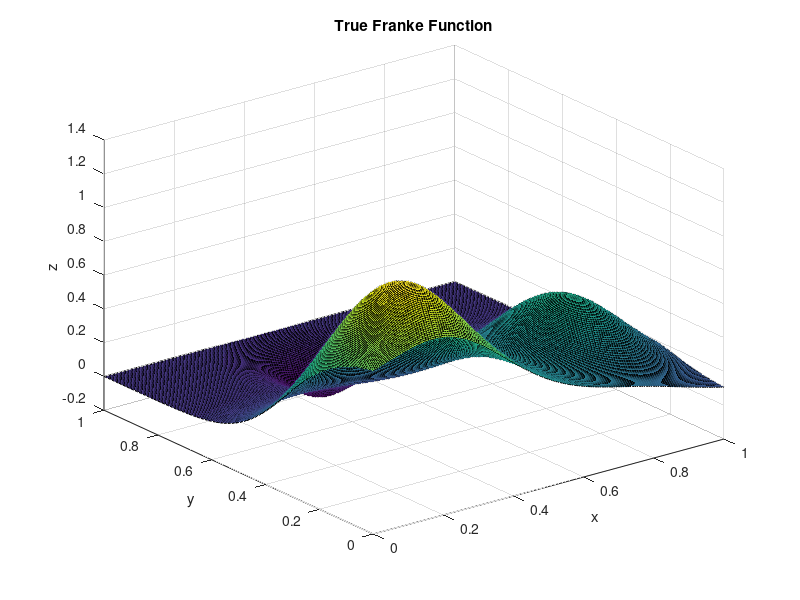

This chart was generated by the following MATLAB code: (Note: this script raises an error after producing the figure.)
%% ========================================================================
% PS1, ECON-81360: Function Approximation
% Author: Ebrahim Ebrami
% Date: Fall 2025
% This script solves Problem 1 of the problem set 1: benchmarking 2D function
% approximation methods using the Franke function.
% =========================================================================

clear; clc; close all;

% Add functions directory to path
addpath('p1_functions');

% Create results directory
if ~exist('results/figures_problem1', 'dir')
    mkdir('results/figures_problem1');
end

fprintf('=== Problem Set 1: Function Approximation Benchmarking ===\n\n');

%% 1. Setup: Define Franke Function and Benchmark Surface

% The Franke function is a standard benchmark for testing approximation methods
franke = @(x,y) (0.75 * exp(-((9*x-2).^2 + (9*y-2).^2)/4) + ...
                 0.75 * exp(-((9*x+1).^2/49 + (9*y+1).^2/10)) + ...
                 0.5 * exp(-((9*x-7).^2 + (9*y-3).^2)/4) - ...
                 0.2 * exp(-((9*x-4).^2 + (9*y-7).^2)));

% Create a fine grid for plotting the "true" function and calculating error
n_fine = 201;
grid_fine_1d = linspace(0, 1, n_fine);
[x_fine, y_fine] = ndgrid(grid_fine_1d, grid_fine_1d);
z_true = franke(x_fine, y_fine);

% Visualize the true function
figure('Name', 'Benchmark: Franke Function', 'Position', [100, 100, 800, 600]);
surf(x_fine, y_fine, z_true);
title('True Franke Function');
xlabel('x'); ylabel('y'); zlabel('z');
colormap(parula);
view(145, 30);
set(gca, 'FontSize', 12);
grid on;
saveas(gcf, 'results/figures_problem1/01_franke_function.png');
fprintf('Step 1 Complete: True Franke function plotted and saved.\n');

%% ========================================================================
% Problem 1a: 2D Chebyshev Polynomial Approximation
% =========================================================================
fprintf('\n--- Running Problem 1a: Chebyshev Approximation ---\n');

% Parameters
N = 15; % Order of Chebyshev polynomial (number of nodes = N+1)
m = N + 1;

% 2.1. Grid Generation (Chebyshev Nodes)
% Using Chebyshev extrema (Gauss-Lobatto nodes)
k = (0:N)';
nodes_1d_cheb = 0.5 * (1 + cos(k * pi / N)); % Mapped to [0,1]
[x_nodes_cheb, y_nodes_cheb] = ndgrid(nodes_1d_cheb, nodes_1d_cheb);

% 2.2. Evaluate function on the grid
z_nodes_cheb = franke(x_nodes_cheb, y_nodes_cheb);

% Visualization: Show interpolation nodes on the true surface
figure('Name', 'Chebyshev Nodes', 'Position', [150, 150, 800, 600]);
surf(x_fine, y_fine, z_true, 'FaceAlpha', 0.5, 'EdgeColor', 'none');
hold on;
scatter3(x_nodes_cheb(:), y_nodes_cheb(:), z_nodes_cheb(:), 50, 'r', 'filled');
title(['Franke Function with ' num2str(m*m) ' Chebyshev Nodes (N=' num2str(N) ')']);
xlabel('x'); ylabel('y'); zlabel('z');
legend('True Surface', 'Interpolation Nodes', 'Location', 'northwest');
view(145, 30);
set(gca, 'FontSize', 12);
grid on;
saveas(gcf, 'results/figures_problem1/02_chebyshev_nodes.png');
fprintf('Generated %d Chebyshev nodes and plotted them.\n', m*m);

% 2.3. Coefficient Calculation
fprintf('Calculated Chebyshev coefficients.\n');

% Basis matrix T_ij = T_i(node_j)
% Note: The z_domain from your code is the same as nodes_1d in the diagnostic
z_domain = cos(k * pi / N); % Defines the nodes on the canonical [-1, 1] domain
T_basis = cos( (0:N)' * acos(z_domain') );

% Scale the function values at the nodes for the transform
F_scaled = z_nodes_cheb;
F_scaled([1, m], :) = F_scaled([1, m], :) * 0.5;
F_scaled(:, [1, m]) = F_scaled(:, [1, m]) * 0.5;

% Calculate coefficients via the correct formula
Gamma_cheb = (4 / (N * N)) * (T_basis * F_scaled * T_basis');
% CRITICAL FIX: Scale the boundary coefficients for the reconstruction formula
Gamma_cheb([1, m], :) = Gamma_cheb([1, m], :) * 0.5;
Gamma_cheb(:, [1, m]) = Gamma_cheb(:, [1, m]) * 0.5;

% 2.4. Evaluation/Interpolation
% Create an evaluation function to compute the approximation on the fine grid
% OLD
% z_approx_cheb = cheb_eval_2d(Gamma_cheb, x_coarse, y_coarse);

% NEW
z_approx_cheb = cheb_eval_2d(Gamma_cheb, x_fine, y_fine);

% 2.5. Accuracy and Visualization
error_cheb = abs(z_true - z_approx_cheb);
max_err_cheb = max(error_cheb(:));
mean_err_cheb = mean(error_cheb(:));
fprintf('Chebyshev (N=%d): Max absolute error = %.4e, Mean absolute error = %.4e\n', ...
        N, max_err_cheb, mean_err_cheb);

% Plot the approximated surface and error
figure('Name', 'Chebyshev Approximation Result', 'Position', [200, 200, 1200, 500]);
subplot(1, 2, 1);
surf(x_fine, y_fine, z_approx_cheb);
title(['Chebyshev Approx. (N=' num2str(N) ')']);
xlabel('x'); ylabel('y'); zlabel('z');
view(145, 30); set(gca, 'FontSize', 12); grid on;

subplot(1, 2, 2);
surf(x_fine, y_fine, error_cheb);
title(['Absolute Error (Max = ' sprintf('%.2e', max_err_cheb) ')']);
xlabel('x'); ylabel('y'); zlabel('Error');
view(145, 30); set(gca, 'FontSize', 12); grid on;
saveas(gcf, 'results/figures_problem1/03_chebyshev_result.png');
fprintf('Plotted Chebyshev approximation and error.\n');

%% ========================================================================
% Problem 1b: Ordinary Polynomial Approximation
% =========================================================================
fprintf('\n--- Running Problem 1b: Ordinary Polynomial Approximation ---\n');

% Parameters
N_poly = 8; % Degree of polynomial. Note: Higher degrees become unstable fast!
m_poly = N_poly + 1;

% 3.1. Grid Generation (Uniform Nodes)
nodes_1d_poly = linspace(0, 1, m_poly);
[x_nodes_poly, y_nodes_poly] = ndgrid(nodes_1d_poly, nodes_1d_poly);

% 3.2. Evaluate function on the grid
z_nodes_poly = franke(x_nodes_poly, y_nodes_poly);

% Visualization: Show interpolation nodes on the true surface
figure('Name', 'Uniform Nodes', 'Position', [250, 250, 800, 600]);
surf(x_fine, y_fine, z_true, 'FaceAlpha', 0.5, 'EdgeColor', 'none');
hold on;
scatter3(x_nodes_poly(:), y_nodes_poly(:), z_nodes_poly(:), 50, 'b', 'filled');
title(['Franke Function with ' num2str(m_poly^2) ' Uniform Nodes (N=' num2str(N_poly) ')']);
xlabel('x'); ylabel('y'); zlabel('z');
legend('True Surface', 'Interpolation Nodes', 'Location', 'northwest');
view(145, 30);
set(gca, 'FontSize', 12); grid on;
saveas(gcf, 'results/figures_problem1/04_uniform_nodes.png');
fprintf('Generated %d uniform nodes and plotted them.\n', m_poly^2);

% 3.3. Coefficient Calculation
% Construct the Vandermonde-like matrix X
X_mat = zeros(m_poly^2, m_poly^2);
y_vec = reshape(z_nodes_poly', [], 1); % Corrected for row-major order
idx = 1;
for i = 1:m_poly
    for j = 1:m_poly
        % Current point (x_i, y_j)
        px = x_nodes_poly(i,j);
        py = y_nodes_poly(i,j);
        
        % Create row for this point with basis functions x^p * y^q
        col_idx = 1;
        for p = 0:N_poly
            for q = 0:N_poly
                X_mat(idx, col_idx) = px^p * py^q;
                col_idx = col_idx + 1;
            end
        end
        idx = idx + 1;
    end
end

% Solve the linear system X*c = y for coefficients c
coeffs_poly = X_mat \ y_vec;

% Check condition number to see potential for instability
cond_X = cond(X_mat);
fprintf('Condition number of Vandermonde matrix is %.2e. High values indicate instability.\n', cond_X);
fprintf('Calculated Ordinary Polynomial coefficients.\n');

% 3.4. Evaluation/Interpolation
z_approx_poly = poly_eval_2d(coeffs_poly, N_poly, x_fine, y_fine);

% 3.5. Accuracy and Visualization
error_poly = abs(z_true - z_approx_poly);
max_err_poly = max(error_poly(:));
mean_err_poly = mean(error_poly(:));
fprintf('Ordinary Poly (N=%d): Max absolute error = %.4e, Mean absolute error = %.4e\n', ...
        N_poly, max_err_poly, mean_err_poly);

% Plot the approximated surface and error
figure('Name', 'Ordinary Polynomial Result', 'Position', [300, 300, 1200, 500]);
subplot(1, 2, 1);
surf(x_fine, y_fine, z_approx_poly);
title(['Ordinary Poly Approx. (N=' num2str(N_poly) ')']);
xlabel('x'); ylabel('y'); zlabel('z');
view(145, 30); set(gca, 'FontSize', 12); grid on;

subplot(1, 2, 2);
surf(x_fine, y_fine, error_poly);
title(['Absolute Error (Max = ' sprintf('%.2e', max_err_poly) ')']);
xlabel('x'); ylabel('y'); zlabel('Error');
view(145, 30); set(gca, 'FontSize', 12); grid on;
saveas(gcf, 'results/figures_problem1/05_polynomial_result.png');
fprintf('Plotted Ordinary Polynomial approximation and error.\n');

%% ========================================================================
% Problem 1c: Toolbox Implementations
% =========================================================================
fprintf('\n--- Running Problem 1c: Toolbox Implementations ---\n');

% MATLAB griddedInterpolant for Splines
F_spline = griddedInterpolant(x_nodes_poly, y_nodes_poly, z_nodes_poly, 'cubic');
z_approx_spline = F_spline(x_fine, y_fine);
error_spline = abs(z_true - z_approx_spline);
max_err_spline = max(error_spline(:));
fprintf('Cubic Spline (grid %dx%d): Max absolute error = %.4e\n', ...
        m_poly, m_poly, max_err_spline);

figure('Name', 'Cubic Spline Approximation', 'Position', [350, 350, 1200, 500]);
subplot(1,2,1); 
surf(x_fine, y_fine, z_approx_spline); 
title('Cubic Spline Approx.'); 
xlabel('x'); ylabel('y'); zlabel('z');
view(145, 30); set(gca, 'FontSize', 12); grid on;
subplot(1,2,2); 
surf(x_fine, y_fine, error_spline); 
title(['Spline Error (Max = ' sprintf('%.2e', max_err_spline) ')']); 
xlabel('x'); ylabel('y'); zlabel('Error');
view(145, 30); set(gca, 'FontSize', 12); grid on;
saveas(gcf, 'results/figures_problem1/06_spline_result.png');
fprintf('Cubic spline approximation complete.\n');

% MATLAB scatteredInterpolant
num_scattered = m_poly^2;
x_scatter = rand(num_scattered, 1);
y_scatter = rand(num_scattered, 1);
z_scatter = franke(x_scatter, y_scatter);

F_scatter = scatteredInterpolant(x_scatter, y_scatter, z_scatter, 'natural');
z_approx_scatter = F_scatter(x_fine, y_fine);
error_scatter = abs(z_true - z_approx_scatter);
max_err_scatter = max(error_scatter(:));
fprintf('Scattered Interpolant (%d points): Max absolute error = %.4e\n', ...
        num_scattered, max_err_scatter);

figure('Name', 'Scattered Data Interpolation', 'Position', [400, 400, 1200, 500]);
subplot(1,2,1); 
surf(x_fine, y_fine, z_approx_scatter); 
title('Scattered Data Approx.'); 
xlabel('x'); ylabel('y'); zlabel('z');
view(145, 30); set(gca, 'FontSize', 12); grid on;
subplot(1,2,2); 
surf(x_fine, y_fine, error_scatter); 
title(['Scattered Error (Max = ' sprintf('%.2e', max_err_scatter) ')']); 
xlabel('x'); ylabel('y'); zlabel('Error');
view(145, 30); set(gca, 'FontSize', 12); grid on;
saveas(gcf, 'results/figures_problem1/07_scattered_result.png');
fprintf('Scattered data interpolation complete.\n');

%% ========================================================================
% Summary Results
% =========================================================================
fprintf('\n=== SUMMARY RESULTS ===\n');
fprintf('Method Comparison (Maximum Absolute Error):\n');
fprintf('%-25s %12s\n', 'Method', 'Max Error');
fprintf('%-25s %12s\n', '------', '---------');
fprintf('%-25s %12.4e\n', 'Chebyshev (N=15)', max_err_cheb);
fprintf('%-25s %12.4e\n', 'Ordinary Poly (N=8)', max_err_poly);
fprintf('%-25s %12.4e\n', 'Cubic Spline', max_err_spline);
fprintf('%-25s %12.4e\n', 'Scattered Interpolant', max_err_scatter);

% Create summary table figure
figure('Name', 'Method Comparison', 'Position', [450, 450, 800, 400]);
methods = {'Chebyshev', 'Ord. Poly', 'Cubic Spline', 'Scattered'};
errors = [max_err_cheb, max_err_poly, max_err_spline, max_err_scatter];
bar(log10(errors));
set(gca, 'XTickLabel', methods);
title('Approximation Method Comparison (Log10 Scale)');
ylabel('Log10(Maximum Absolute Error)');
grid on; set(gca, 'FontSize', 12);
for i = 1:length(errors)
    text(i, log10(errors(i))+0.1, sprintf('%.2e', errors(i)), ...
         'HorizontalAlignment', 'center', 'FontSize', 10);
end
saveas(gcf, 'results/figures_problem1/08_method_comparison.png');

fprintf('\nAll figures saved to results/figures_problem1/\n');
fprintf('Problem 1 complete!\n');